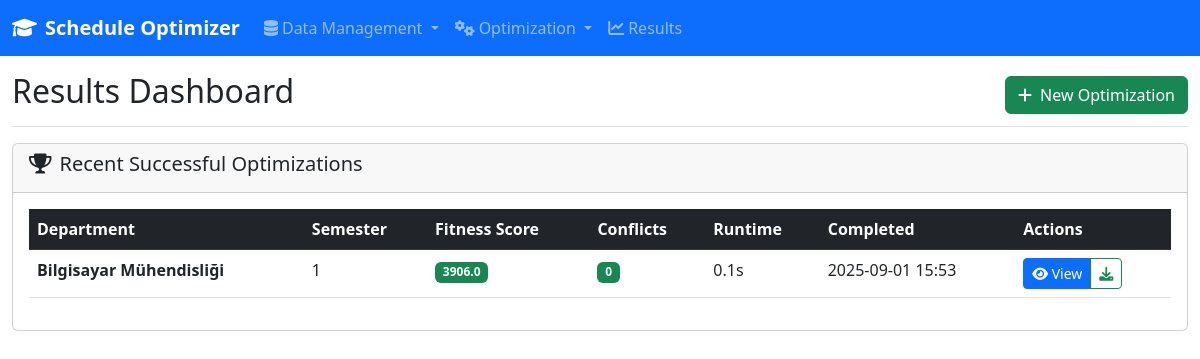
Before: /results/ with the older database file.
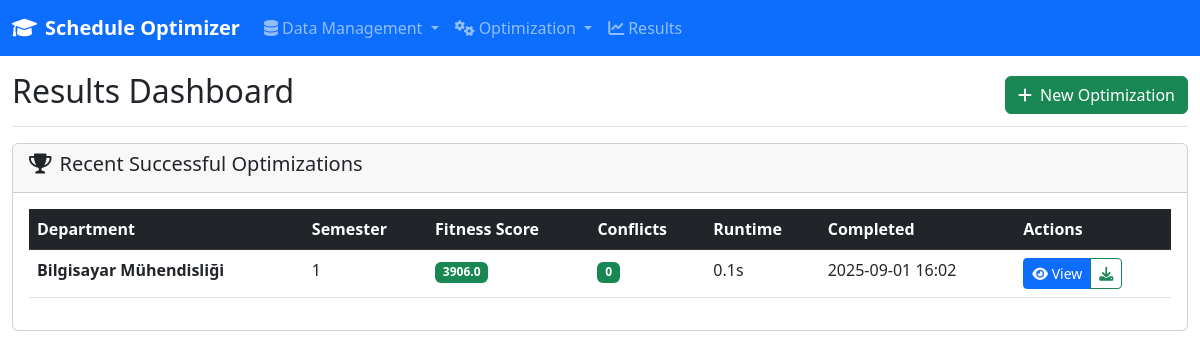
After: the same page with the newer database file.
### models/database.py (models this page shows, shortened)
class OptimizationRun(db.Model):
    __tablename__ = 'optimization_runs'
    id = db.Column(db.Integer, primary_key=True)
    session_id = db.Column(db.String(50), nullable=False, unique=True)
    department_id = db.Column(db.Integer, db.ForeignKey('departments.id'), nullable=False)
    semester = db.Column(db.Integer, nullable=False)  # 1=Güz, 2=Bahar
    academic_year = db.Column(db.String(9), nullable=False)  # 2023-2024
    parameters = db.Column(JSON, nullable=False)
    constraints = db.Column(JSON, nullable=True)  # Ek kısıtlamalar
    objectives = db.Column(JSON, nullable=True)  # Optimizasyon hedefleri
    status = db.Column(db.String(20), nullable=False, default='initialized')
    progress = db.Column(JSON, nullable=True)
    results = db.Column(JSON, nullable=True)
    fitness_score = db.Column(db.Float, nullable=True)
    conflicts_count = db.Column(db.Integer, nullable=True)
    room_utilization = db.Column(db.Float, nullable=True)
    instructor_balance = db.Column(db.Float, nullable=True)
    student_satisfaction = db.Column(db.Float, nullable=True)
    runtime_seconds = db.Column(db.Float, nullable=True)
    memory_usage_mb = db.Column(db.Float, nullable=True)
    created_by = db.Column(db.String(200), nullable=True)  # Kullanıcı bilgisi
    created_at = db.Column(db.DateTime, default=datetime.utcnow)
    completed_at = db.Column(db.DateTime, nullable=True)
    department = db.relationship('Department', backref='optimization_runs', lazy=True)
    schedules = db.relationship('Schedule', backref='optimization_run', lazy=True, cascade='all, delete-orphan')

class Department(db.Model):
    __tablename__ = 'departments'
    id = db.Column(db.Integer, primary_key=True)
    name = db.Column(db.String(200), nullable=False, unique=True)
    code = db.Column(db.String(10), nullable=False, unique=True)  # Bölüm kodu (CS, EE, etc.)
    num_grades = db.Column(db.Integer, nullable=False)
    head_of_department = db.Column(db.String(200), nullable=True)  # Bölüm başkanı
    building = db.Column(db.String(100), nullable=True)  # Ana bina
    floor = db.Column(db.Integer, nullable=True)  # Ana kat
    phone = db.Column(db.String(20), nullable=True)
    email = db.Column(db.String(200), nullable=True)
    is_active = db.Column(db.Boolean, default=True)
    created_at = db.Column(db.DateTime, default=datetime.utcnow)
    updated_at = db.Column(db.DateTime, default=datetime.utcnow, onupdate=datetime.utcnow)
    lessons = db.relationship('Lesson', backref='department_ref', lazy=True, cascade='all, delete-orphan')
    instructors = db.relationship('Instructor', backref='department_ref', lazy=True, cascade='all, delete-orphan')

### routes/results.py (the view)
@results_bp.route('/')
def index():
    recent_runs = OptimizationRun.query.filter_by(status='completed').order_by(
        OptimizationRun.completed_at.desc()
    ).limit(10).all()
    return render_template('results/index.html', recent_runs=recent_runs)

### templates/results/index.html (shortened to what this page needs)
{% extends "base.html" %}
{% block content %}
<div class="col-12">
    <div class="d-flex justify-content-between flex-wrap flex-md-nowrap align-items-center pt-3 pb-2 mb-3 border-bottom">
        <h1 class="h2">Results Dashboard</h1>
        <a href="{{ url_for('optimization.configure') }}" class="btn btn-success">
            <i class="fas fa-plus me-2"></i>New Optimization
        </a>
    </div>
    {% if recent_runs %}
        <div class="card">
            <div class="card-header">
                <h5><i class="fas fa-trophy me-2"></i>Recent Successful Optimizations</h5>
            </div>
            <div class="card-body">
                <div class="table-responsive">
                    <table class="table table-hover">
                        <thead class="table-dark">
                            <tr>
                                <th>Department</th>
                                <th>Semester</th>
                                <th>Fitness Score</th>
                                <th>Conflicts</th>
                                <th>Runtime</th>
                                <th>Completed</th>
                                <th>Actions</th>
                            </tr>
                        </thead>
                        <tbody>
                            {% for run in recent_runs %}
                            <tr>
                                <td><strong>{{ run.department.name }}</strong></td>
                                <td>{{ run.semester }}</td>
                                <td>
                                    <span class="badge bg-success">{{ run.fitness_score|round }}</span>
                                </td>
                                <td>
                                    {% if run.conflicts_count == 0 %}
                                        <span class="badge bg-success">{{ run.conflicts_count }}</span>
                                    {% else %}
                                        <span class="badge bg-warning">{{ run.conflicts_count }}</span>
                                    {% endif %}
                                </td>
                                <td>{{ run.runtime_seconds|round(1) }}s</td>
                                <td>{{ run.completed_at.strftime('%Y-%m-%d %H:%M') }}</td>
                                <td>
                                    <div class="btn-group btn-group-sm">
                                        <a href="{{ url_for('results.view', run_id=run.id) }}"
                                           class="btn btn-primary">
                                            <i class="fas fa-eye"></i> View
                                        </a>
                                        <a href="{{ url_for('results.export', run_id=run.id) }}"
                                           class="btn btn-outline-success">
                                            <i class="fas fa-download"></i>
                                        </a>
                                    </div>
                                </td>
                            </tr>
                            {% endfor %}
                        </tbody>
                    </table>
                </div>
            </div>
        </div>
    {% endif %}
</div>
{% endblock %}

Changed rows visible on the page:
changed OptimizationRun "Bilgisayar Mühendisliği": completed_at "2025-09-01 15:53" → "2025-09-01 16:02"
